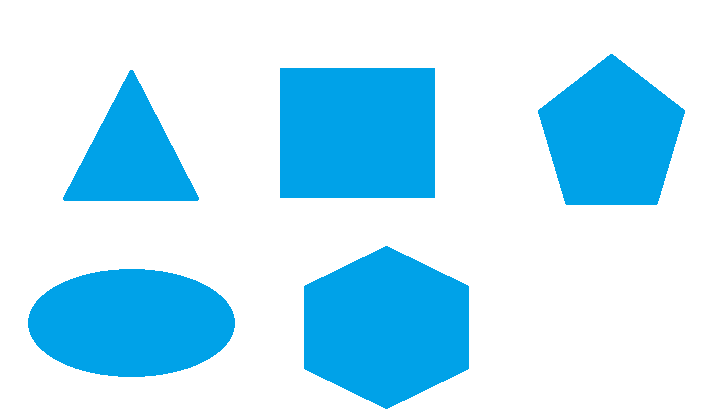
#> input picture polygons.png, 720 x 417 px, given in place of the camera
$ python 02_realtime_shapedetection.py
#> lines starting #> are read from the running program, lines starting #| are printed output that depends on the picture; after the words box and inside, x2 and y2 are one past the last pixel; in counts of white or black regions, pixels touching at a corner belong together
import cv2
import numpy as np

def nothing(x):
    pass


cam = cv2.VideoCapture(0)
cv2.namedWindow("Settings")

cv2.createTrackbar("Lower-Hue","Settings",0,180,nothing)
#> slider 'Lower-Hue' is set to 36
cv2.createTrackbar("Lower-Saturation","Settings",0,255,nothing)
#> slider 'Lower-Saturation' is set to 51
cv2.createTrackbar("Lower-Value","Settings",0,255,nothing)
#> slider 'Lower-Value' is set to 51
cv2.createTrackbar("Upper-Hue","Settings",0,180,nothing)
#> slider 'Upper-Hue' is set to 180
cv2.createTrackbar("Upper-Saturation","Settings",0,255,nothing)
#> slider 'Upper-Saturation' is set to 255
cv2.createTrackbar("Upper-Value","Settings",0,255,nothing)
#> slider 'Upper-Value' is set to 255

font= cv2.FONT_HERSHEY_COMPLEX

while True:
    ret,frame= cam.read()
#> frame is the input picture: shape (417, 720, 3); mean B, G, R 248.6, 229.3, 184.6
    frame=cv2.flip(frame,1)
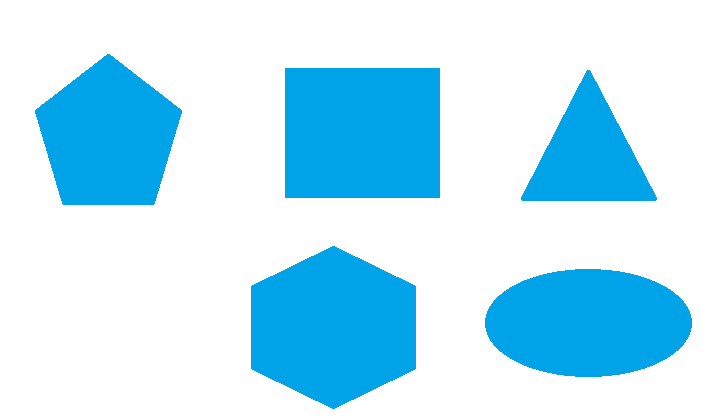
#> frame: shape (417, 720, 3); mean B, G, R 248.6, 229.3, 184.6
    hsv= cv2.cvtColor(frame,cv2.COLOR_BGR2HSV)
#> hsv: shape (417, 720, 3); mean H, S, V 27.3, 70.4, 248.6

    lh=cv2.getTrackbarPos("Lower-Hue","Settings")
    ls=cv2.getTrackbarPos("Lower-Saturation","Settings")
    lv=cv2.getTrackbarPos("Lower-Value","Settings")
    uh=cv2.getTrackbarPos("Upper-Hue","Settings")
    us=cv2.getTrackbarPos("Upper-Saturation","Settings")
    uv=cv2.getTrackbarPos("Upper-Value","Settings")

    lower_color = np.array([lh,ls,lv])
    upper_color = np.array([uh,us,uv])

    mask = cv2.inRange(hsv,lower_color,upper_color)
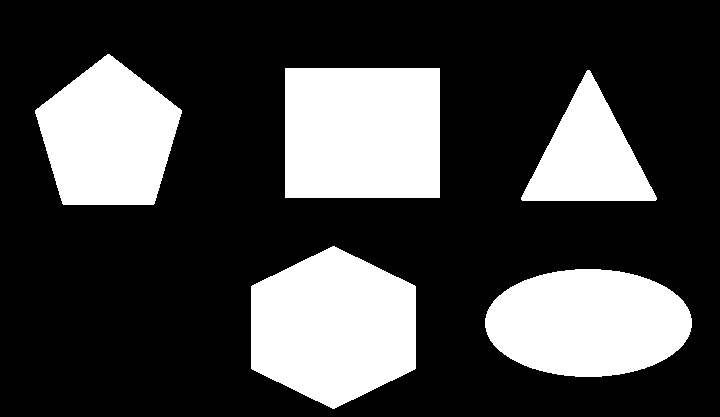
#> mask: shape (417, 720); 27.6% white; 5 white regions, box (x1, y1, x2, y2) and area: (251, 246, 416, 409) 20341, (285, 68, 440, 198) 20150, (485, 269, 692, 377) 17580, (35, 54, 182, 205) 15534, (521, 70, 657, 201) 9309
    kernel = np.ones((5,5),np.uint8)

    mask = cv2.erode(mask,kernel)
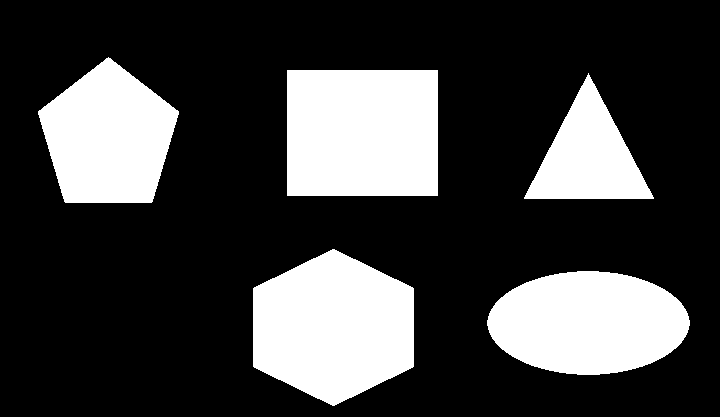
#> mask: shape (417, 720); 25.7% white; 5 white regions

    contours, ret= cv2.findContours(mask,cv2.RETR_TREE,cv2.CHAIN_APPROX_SIMPLE)
#> contours = 5 contours; box (x1, y1, x2, y2) and area: (253, 249, 414, 406) 18808, (287, 70, 438, 196) 18750, (487, 271, 690, 375) 16110, (38, 57, 179, 203) 14154, (524, 73, 654, 199) 8070; ret = [[1, -1, -1, -1], [2, 0, -1, -1], [3, 1, -1, -1], [4, 2, -1, -1], [-1, 3, -1, -1]]

    for cnt in contours:
        area = cv2.contourArea(cnt)
        epsilon = 0.02*cv2.arcLength(cnt,True)
        approx = cv2.approxPolyDP(cnt, epsilon, True)

        x=approx.ravel()[0]
        y=approx.ravel()[1]

        if area > 10000:
            cv2.drawContours(frame,[approx],0,(0,0,0),5)

            if len(approx) == 3:
                cv2.putText(frame,"Triangle",(x,y),font,1,(0,0,0))

            if len(approx) == 4:
                cv2.putText(frame,"Rectangle",(x,y),font,1,(0,0,0))

            elif len(approx) > 3:
                cv2.putText(frame,"Circle",(x,y),font,1,(0,0,0))
#> this loop made 5 passes
#> (area, epsilon, x, y) on passes 1, 2, 5: (16110, 10.33, 487, 320), (18808, 10.81, 332, 249), (14154, 9.5, 108, 57)
#> (area, epsilon, approx, x, y) on passes 3 to 4: (8069.5, 8.65, [[588, 73], [524, 198], [653, 198]], 588, 73), (18750, 11, [[287, 70], [287, 195], [437, 195], [437, 70]], 287, 70)
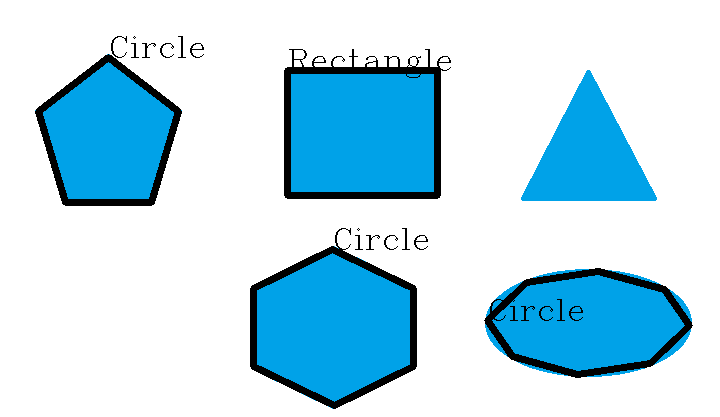
#> frame: shape (417, 720, 3); 5.1% of pixels changed, all inside (x1, y1, x2, y2) = (35, 36, 693, 409)


    cv2.imshow("frame",frame)
    cv2.imshow("mask",mask)

    if cv2.waitKey(3) & 0xFF==ord("q"):
#> (key q is pressed here)
        break

cam.release()
cv2.destroyAllWindows()
